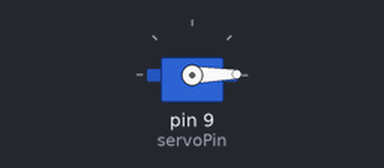
A sketch run on a simulated Arduino Uno, built with avr-gcc and run on an emulated ATmega328P. On the bench: servo.

Above: at 0.05 s.
At 2.65 s:
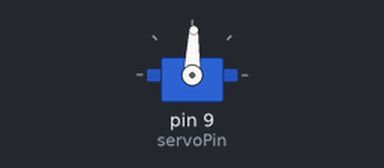
At 5.25 s:
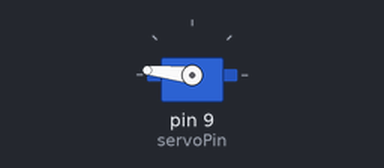
At 10.45 s:
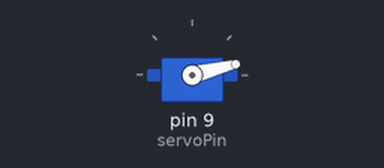
Timing chart, 0 to 14.2 s (numbered marks = the images above):
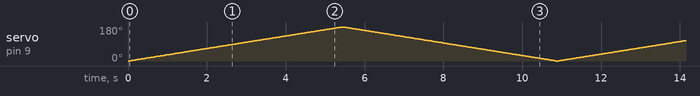

The sketch:

motor_servo.ino
```cpp
#include <Servo.h>

Servo myServo; // Create a servo object to control a servo motor

int servoPin = 9; // Define the pin to which the servo is connected

void setup() {
  myServo.attach(servoPin); // Attaches the servo on pin 9 to the servo object
}

void loop() {
  // Sweep the servo from 0 to 180 degrees in steps of 1 degree
  for (int angle = 0; angle <= 180; angle++) {
    myServo.write(angle); // Set the servo position
    delay(30); // Wait for servo to reach the position
  }

  // Sweep the servo from 180 to 0 degrees in steps of 1 degree
  for (int angle = 180; angle >= 0; angle--) {
    myServo.write(angle); // Set the servo position
    delay(30); // Wait for servo to reach the position
  }
}
```
